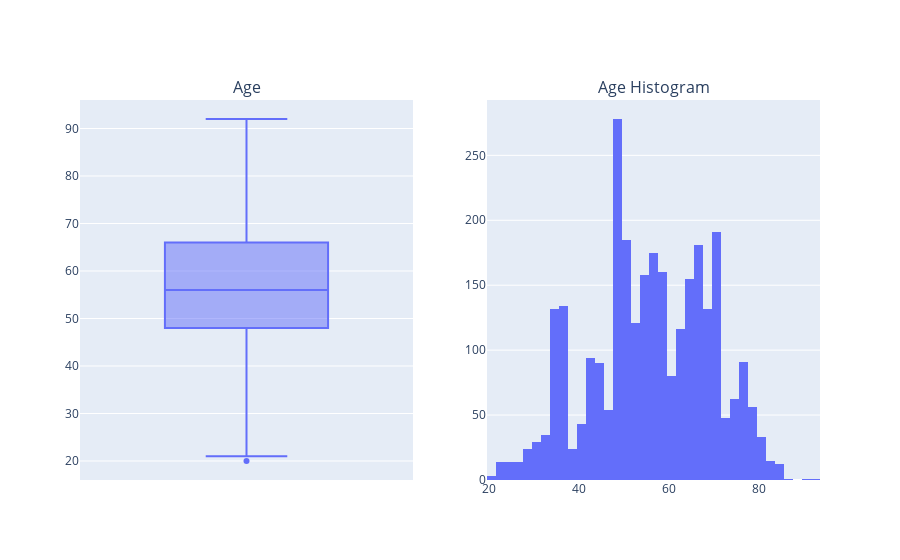

Source (notebook cell):
### Code cell
year_pick = select_year_widget.value
current_date_range_1 =  datetime.date(year_pick, 1, 1)
current_date_range_2 =  datetime.date(year_pick, 3, 1)
#select dead agents
#df_filter = df.loc[(df['start_action']<current_date_range_2) & (df['start_action']>=current_date_range_1) & (df['Agent_Status']=='Living')]
df_filter1 = df_2.loc[(df_2['Agent_Status']=='Living') & (df_2['start_action']<current_date_range_2)]

dead_agents = df_filter1.loc[current_date_range_1>df_filter1['death_date']]
living_agents = df_filter1.loc[(current_date_range_2<df_filter1['death_date']) & (current_date_range_2>df_filter1['birth_date'])]
#statistics for lviing agents
agent_age = (current_date_range_1 - living_agents['birth_date']).dt.days
agent_age = agent_age.apply(lambda x: int(float(x)/365))
agent_age.name='Age'
fig = px.box(agent_age, y="Age",title="Age")
print('')
print('')
print('year: ', str(year_pick))

fig1 = px.histogram(agent_age, x="Age",title="Age Histogram")

print('Average Age of Household: ',int(agent_age.mean()))
print('Number of Households: ',int(agent_age.count()))
print("Number of Agents displaced: 0")
print("Number of Agents who died ",dead_agents['agentID'].count())
print("Life Expectancy Average",round(df['death_age'].mean(),1))
trace1 = fig['data'][0]
trace2 = fig1['data'][0]

fig = make_subplots(rows=1, cols=2, shared_xaxes=False,subplot_titles=['Age','Age Histogram'])
fig.add_trace(trace1, row=1, col=1)
fig.add_trace(trace2, row=1, col=2)

### Figure 1 — Plotly figure (JSON) as saved in the notebook; plotly's stock layout.template omitted (floating-point values rounded to 4 significant figures; data arrays with more than 128 entries replaced by an {"elided": "..."} marker saying what was removed)
{"data": [{"alignmentgroup": "True", "hovertemplate": "Age=%{y}<extra></extra>", "legendgroup": "", "marker": {"color": "#636efa"}, "name": "", "notched": false, "offsetgroup": "", "orientation": "v", "showlegend": false, "type": "box", "x0": " ", "xaxis": "x", "y": {"elided": "2956 int values"}, "y0": " ", "yaxis": "y"}, {"alignmentgroup": "True", "bingroup": "x", "hovertemplate": "Age=%{x}<br>count=%{y}<extra></extra>", "legendgroup": "", "marker": {"color": "#636efa"}, "name": "", "offsetgroup": "", "orientation": "v", "showlegend": false, "type": "histogram", "x": {"elided": "2956 int values"}, "xaxis": "x2", "yaxis": "y2"}], "layout": {"annotations": [{"font": {"size": 16}, "showarrow": false, "text": "Age", "x": 0.225, "xanchor": "center", "xref": "paper", "y": 1, "yanchor": "bottom", "yref": "paper"}, {"font": {"size": 16}, "showarrow": false, "text": "Age Histogram", "x": 0.775, "xanchor": "center", "xref": "paper", "y": 1, "yanchor": "bottom", "yref": "paper"}], "autosize": true, "xaxis": {"anchor": "y", "autorange": true, "domain": [0, 0.45], "range": [-0.5, 0.5], "type": "category"}, "xaxis2": {"anchor": "y2", "autorange": true, "domain": [0.55, 1], "range": [19.5, 93.5], "type": "linear"}, "yaxis": {"anchor": "x", "autorange": true, "domain": [0, 1], "range": [16, 96], "type": "linear"}, "yaxis2": {"anchor": "x2", "autorange": true, "domain": [0, 1], "range": [0, 292.6]}}}
